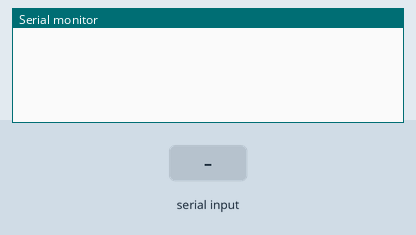
This sketch was run on a simulated Arduino Uno, built with avr-gcc and run on an emulated ATmega328P. Parts: the last lines printed to the serial monitor. The inputs (shaded band) are chosen by the test bench.

Above: at 1.2 s.
1.3 s: "g,1\n" received over Serial
At 2.4 s:
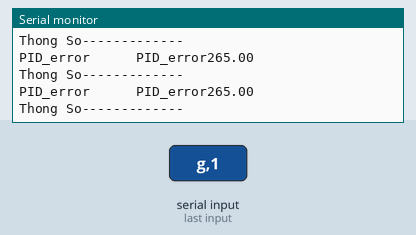
2.8 s: "1,1\n" received over Serial
At 3.4 s:
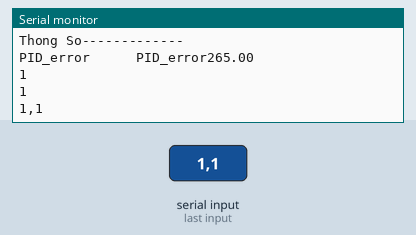

Measured:
- after the input at 1.3 s, the serial monitor: prints a new line at once (image 1)
- after the input at 2.8 s, the serial monitor: prints a new line at once (image 2)

The sketch:

RunZumo.ino
```cpp
#include <Wire.h>
#include <ZumoShield.h>


ZumoMotors motors;
int readByte = 0;
int defaulSpeed = 0;
String orientation = "";
String initOrientationFlag = "";
double kp = 5, ki = 2, kd = 0.25;
double PID_p = 0, PID_i = 0, PID_d = 0;
double PID_value = 0;
float PID_error = 0;
float PID_errorTotal = 0;
float currentOri = 0;
float setOri = 0;
float previousPID_error = 0;
float currentTime = 0;
float previousTime = 0;
double correction = 0;
String command = "";
void setup() {
  // put your setup code here, to run once:
  Serial.begin(115200);
  Serial.flush();
  char buf[20];
  setOri = 266;

}

void loop()
{
  char buf[20] = {'\0'};
  char* pos = NULL;
  if (Serial.available() > 0)
  {
    readByte = Serial.readBytesUntil('\n', buf, 20);
    //    //Serial.println(readByte);
    //    pos = strchr(buf, '.');
    //    //Serial.println(pos - buf);
    //    int delimitersPos_command = pos - buf;
    //    initOrientationFlag = String(buf).substring(0, delimitersPos_command);
    //    //Serial.println(orientation);
    //    int delimitersPos_speed = delimitersPos_command + 1;
    //    orientation = String(buf).substring(delimitersPos_speed, readByte + 1);
    //    //Serial.println(speedMotor);


    String myString = String(buf);
    int firstDelimiter = myString.indexOf(",");

    initOrientationFlag = myString.substring(0, firstDelimiter);
    Serial.println(initOrientationFlag);
    int secondDelimiter = myString.indexOf(",", firstDelimiter + 1);
    orientation = myString.substring(firstDelimiter + 1, secondDelimiter);
    Serial.println(orientation);
    command =  myString.substring(secondDelimiter + 1, myString.length());
    Serial.println(command);
    //    if (initOrientationFlag == "s")
    //    {
    //      setOri = orientation.toFloat();
    //      motors.setLeftSpeed(0);
    //      motors.setRightSpeed(0);
    //    }
  }


  Serial.flush();
  if (initOrientationFlag == "g" )
  {

    currentOri = orientation.toFloat();
    defaulSpeed = 50;
    PID_error = setOri - currentOri;

    currentTime = millis();
    float elapsedTime = (currentTime - previousTime);
    PID_errorTotal += PID_error * elapsedTime;

    Serial.println("Thong So-------------");
    Serial.print("PID_error     ");
    //    Serial.println(PID_error);
    PID_p = kp * PID_error;


    //    Serial.print("Time");
    //    Serial.println(elapsedTime);
    //    Serial.print(" previousPID_error");
    //    Serial.println(previousPID_error);
    Serial.print(" PID_error");
    Serial.println(PID_error);
    PID_d = kd * ((PID_error - previousPID_error) / elapsedTime);
    PID_i = ki * PID_errorTotal * elapsedTime;
    //PID_value = PID_p + PID_i + PID_d;

    previousPID_error = PID_error;

    previousTime = currentTime;

    //PID_value = PID_p +  PID_d;
    PID_value = PID_p;
    //    Serial.print("   PID_p       ");
    //    Serial.println(PID_p);
    //    Serial.print("   PID_i       ");
    //    Serial.println(PID_i);
    //    Serial.print("   PID_d       ");
    //    Serial.println(PID_d);
    if (PID_value > 150)
    {
      PID_value = 150;
    }
    else if (PID_value < (-150))
    {
      PID_value = -150;
    }

    //  Serial.print("PID_value: ");
    //  Serial.println(PID_value);

    if (command == "1")
    {
      goStraight(defaulSpeed, PID_value);
    }
    else if (command == "2")
    {
      goBack(defaulSpeed, PID_value);
    }
    else if (command == "3")
    {
      rorateLeft(PID_value);
    }
    else if (command == "4")
    {
      rorateRight(PID_value);
    }
  }

}


void goStraight(int defaulSpeed, int correction)
{
  motors.setLeftSpeed(defaulSpeed + correction);
  motors.setRightSpeed(defaulSpeed - correction);
  delay(2);
}
void goBack(int defaulSpeed, int correction)
{
  motors.setLeftSpeed(-defaulSpeed + correction);
  motors.setRightSpeed(-defaulSpeed - correction);
  delay(2);
}

void rorateLeft(int correction)
{
  motors.setLeftSpeed(-correction);
  motors.setRightSpeed(correction);
  delay(2);
}

void rorateRight(int correction)
{
  motors.setLeftSpeed(correction);
  motors.setRightSpeed(-correction);
  delay(2);
}
```
